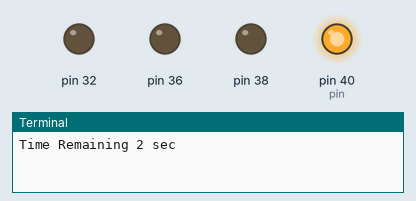
Recording of a program running on a simulated Raspberry Pi (header pin numbers), started with the arguments 3 area1. On the bench: output pins drawn as LEDs (lit = HIGH), the last lines printed to the terminal. The clock reads 2024-03-15 10:24:30 at power-on unless the program sets it. At 3.0 s the program stops and its outputs stay as they are.

Above: at 0.1 s.
At 3.1 s:
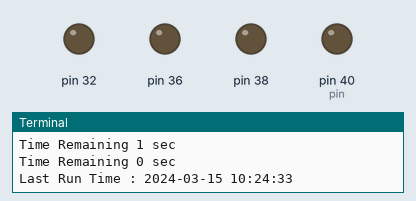
Timing chart, 0 to 4.5 s (numbered marks = the images above):
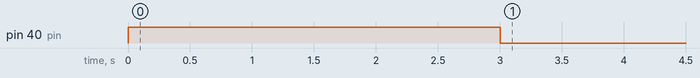

Measured:
- by itself, pin 40 (pin): LOW → HIGH at 0.00 s, → LOW 3.0 s later

The program:

toggle_gpio.py
```python
#!/usr/bin/python


#############################################################################################
#############################################################################################
#
#   The MIT License (MIT)
#
#   Copyright (c) 2016 http://odelay.io
#
#   Permission is hereby granted, free of charge, to any person obtaining a copy
#   of this software and associated documentation files (the "Software"), to deal
#   in the Software without restriction, including without limitation the rights
#   to use, copy, modify, merge, publish, distribute, sublicense, and/or sell
#   copies of the Software, and to permit persons to whom the Software is
#   furnished to do so, subject to the following conditions:
#
#   The above copyright notice and this permission notice shall be included in all
#   copies or substantial portions of the Software.
#
#   THE SOFTWARE IS PROVIDED "AS IS", WITHOUT WARRANTY OF ANY KIND, EXPRESS OR
#   IMPLIED, INCLUDING BUT NOT LIMITED TO THE WARRANTIES OF MERCHANTABILITY,
#   FITNESS FOR A PARTICULAR PURPOSE AND NONINFRINGEMENT. IN NO EVENT SHALL THE
#   AUTHORS OR COPYRIGHT HOLDERS BE LIABLE FOR ANY CLAIM, DAMAGES OR OTHER
#   LIABILITY, WHETHER IN AN ACTION OF CONTRACT, TORT OR OTHERWISE, ARISING FROM,
#   OUT OF OR IN CONNECTION WITH THE SOFTWARE OR THE USE OR OTHER DEALINGS IN THE
#   SOFTWARE.
#
#   Contact : <everett@odelay.io>
#
#   Description : Simple Mapping of GPIO to Relay block using Node-Red UI
#
#   Version History:
#
#       Date        Description
#     -----------   -----------------------------------------------------------------------
#      20OCT2016     Original Creation
#
#############################################################################################
#############################################################################################

import RPi.GPIO as GPIO
import time
import sys
import datetime
import time

#-----------------------------------------------
# Grab parameters from Node-Red
#-----------------------------------------------
duration = int(sys.argv[1])
area = sys.argv[2]


#-----------------------------------------------
# Setup the GPIO on RPi
#-----------------------------------------------
GPIO.setwarnings(False)
GPIO.setmode(GPIO.BOARD)
GPIO.setup(32,GPIO.OUT)
GPIO.setup(36,GPIO.OUT)
GPIO.setup(38,GPIO.OUT)
GPIO.setup(40,GPIO.OUT)

#-----------------------------------------------
# Mapping Node-Red Area to GPIO Pin
#-----------------------------------------------
# Area 1 is mapped to GPIO 21 == Pin 40
if(area == 'area1'):
  pin = 40;
# Area 2 is mapped to GPIO 20 == Pin 38
elif(area == 'area2'):
  pin = 38;
# Area 3 is mapped to GPIO 16 == Pin 36
elif(area == 'area3'):
  pin = 36;
# Area 4 is mapped to GPIO 12 == Pin 32
elif(area == 'area4'):
  pin = 32;
else:
  pin = -1;


#-----------------------------------------------
# Drive the GPIO for the configured duration
#-----------------------------------------------
if(pin == -1):
  print "ERROR: Area " + str(area) + " does not exist";
else:
  GPIO.output(pin, GPIO.HIGH)
  for i in range(1,duration+1):
    print "Time Remaining " + str(duration-i) + " sec"
    time.sleep(1)

  GPIO.output(pin, GPIO.LOW)

  # Return time stamp
  ts = time.time()
  st = datetime.datetime.fromtimestamp(ts).strftime('%Y-%m-%d %H:%M:%S')
  print "Last Run Time : " + st
```
